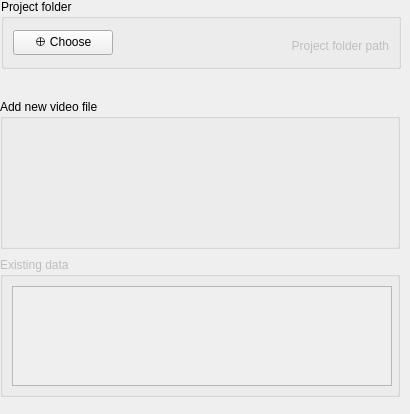
      <widget class="QWidget" name="project_tab">
       <property name="geometry">
        <rect>
         <x>0</x>
         <y>0</y>
         <width>410</width>
         <height>414</height>
        </rect>
       </property>
       <property name="sizePolicy">
        <sizepolicy hsizetype="Ignored" vsizetype="Preferred">
         <horstretch>0</horstretch>
         <verstretch>0</verstretch>
        </sizepolicy>
       </property>
       <attribute name="icon">
        <iconset>
         <normaloff>icons/noun-project-7158867.svg</normaloff>icons/noun-project-7158867.svg</iconset>
       </attribute>
       <attribute name="label">
        <string>Manage project</string>
       </attribute>
       <attribute name="toolTip">
        <string>Create new octron projects or load existing ones</string>
       </attribute>
       <widget class="QWidget" name="verticalLayoutWidget_3">
        <property name="geometry">
         <rect>
          <x>0</x>
          <y>-1</y>
          <width>402</width>
          <height>402</height>
         </rect>
        </property>
        <layout class="QVBoxLayout" name="project_vertical_layout">
         <property name="spacing">
          <number>30</number>
         </property>
         <property name="bottomMargin">
          <number>15</number>
         </property>
         <item alignment="Qt::AlignmentFlag::AlignHCenter|Qt::AlignmentFlag::AlignTop">
          <widget class="QGroupBox" name="folder_sect_groupbox">
           <property name="sizePolicy">
            <sizepolicy hsizetype="Maximum" vsizetype="Maximum">
             <horstretch>0</horstretch>
             <verstretch>0</verstretch>
            </sizepolicy>
           </property>
           <property name="minimumSize">
            <size>
             <width>400</width>
             <height>70</height>
            </size>
           </property>
           <property name="maximumSize">
            <size>
             <width>400</width>
             <height>70</height>
            </size>
           </property>
           <property name="title">
            <string>Project folder</string>
           </property>
           <layout class="QHBoxLayout" name="horizontalLayout_11">
            <property name="spacing">
             <number>20</number>
            </property>
            <property name="leftMargin">
             <number>9</number>
            </property>
            <property name="topMargin">
             <number>9</number>
            </property>
            <property name="rightMargin">
             <number>9</number>
            </property>
            <property name="bottomMargin">
             <number>9</number>
            </property>
            <item alignment="Qt::AlignmentFlag::AlignLeft|Qt::AlignmentFlag::AlignVCenter">
             <widget class="QPushButton" name="create_project_btn">
              <property name="minimumSize">
               <size>
                <width>100</width>
                <height>25</height>
               </size>
              </property>
              <property name="maximumSize">
               <size>
                <width>100</width>
                <height>25</height>
               </size>
              </property>
              <property name="text">
               <string>⊕ Choose</string>
              </property>
             </widget>
            </item>
            <item alignment="Qt::AlignmentFlag::AlignRight|Qt::AlignmentFlag::AlignVCenter">
             <widget class="QLabel" name="project_folder_path_label">
              <property name="enabled">
               <bool>false</bool>
              </property>
              <property name="minimumSize">
               <size>
                <width>250</width>
                <height>35</height>
               </size>
              </property>
              <property name="maximumSize">
               <size>
                <width>250</width>
                <height>35</height>
               </size>
              </property>
              <property name="text">
               <string>Project folder path</string>
              </property>
              <property name="alignment">
               <set>Qt::AlignmentFlag::AlignRight|Qt::AlignmentFlag::AlignTrailing|Qt::AlignmentFlag::AlignVCenter</set>
              </property>
              <property name="wordWrap">
               <bool>true</bool>
              </property>
              <property name="margin">
               <number>0</number>
              </property>
             </widget>
            </item>
           </layout>
          </widget>
         </item>
         <item alignment="Qt::AlignmentFlag::AlignTop">
          <widget class="QGroupBox" name="project_video_drop_groupbox">
           <property name="sizePolicy">
            <sizepolicy hsizetype="Maximum" vsizetype="Maximum">
             <horstretch>0</horstretch>
             <verstretch>0</verstretch>
            </sizepolicy>
           </property>
           <property name="minimumSize">
            <size>
             <width>400</width>
             <height>150</height>
            </size>
           </property>
           <property name="maximumSize">
            <size>
             <width>400</width>
             <height>150</height>
            </size>
           </property>
           <property name="title">
            <string>Add new video file</string>
           </property>
           <layout class="QHBoxLayout" name="horizontalLayout">
            <property name="spacing">
             <number>20</number>
            </property>
            <property name="leftMargin">
             <number>9</number>
            </property>
            <property name="topMargin">
             <number>9</number>
            </property>
            <property name="rightMargin">
             <number>9</number>
            </property>
            <property name="bottomMargin">
             <number>9</number>
            </property>
            <item>
             <widget class="QWidget" name="video_file_drop_widget" native="true">
              <property name="minimumSize">
               <size>
                <width>380</width>
                <height>110</height>
               </size>
              </property>
              <property name="maximumSize">
               <size>
                <width>380</width>
                <height>110</height>
               </size>
              </property>
              <property name="toolTip">
               <string>Drag and drop one .mp4 file here</string>
              </property>
             </widget>
            </item>
           </layout>
          </widget>
         </item>
         <item alignment="Qt::AlignmentFlag::AlignTop">
          <widget class="QGroupBox" name="project_existing_data_groupbox">
           <property name="enabled">
            <bool>false</bool>
           </property>
           <property name="sizePolicy">
            <sizepolicy hsizetype="Maximum" vsizetype="Maximum">
             <horstretch>0</horstretch>
             <verstretch>0</verstretch>
            </sizepolicy>
           </property>
           <property name="minimumSize">
            <size>
             <width>400</width>
             <height>140</height>
            </size>
           </property>
           <property name="maximumSize">
            <size>
             <width>400</width>
             <height>140</height>
            </size>
           </property>
           <property name="title">
            <string>Existing data</string>
           </property>
           <layout class="QHBoxLayout" name="horizontalLayout_9">
            <property name="spacing">
             <number>20</number>
            </property>
            <property name="leftMargin">
             <number>9</number>
            </property>
            <property name="topMargin">
             <number>9</number>
            </property>
            <property name="rightMargin">
             <number>9</number>
            </property>
            <property name="bottomMargin">
             <number>9</number>
            </property>
            <item alignment="Qt::AlignmentFlag::AlignHCenter|Qt::AlignmentFlag::AlignVCenter">
             <widget class="QTableView" name="existing_data_table">
              <property name="minimumSize">
               <size>
                <width>380</width>
                <height>100</height>
               </size>
              </property>
              <property name="maximumSize">
               <size>
                <width>380</width>
                <height>100</height>
               </size>
              </property>
              <property name="editTriggers">
               <set>QAbstractItemView::EditTrigger::AnyKeyPressed|QAbstractItemView::EditTrigger::EditKeyPressed|QAbstractItemView::EditTrigger::SelectedClicked</set>
              </property>
              <property name="showDropIndicator" stdset="0">
               <bool>false</bool>
              </property>
              <property name="dragDropOverwriteMode">
               <bool>false</bool>
              </property>
              <property name="selectionMode">
               <enum>QAbstractItemView::SelectionMode::SingleSelection</enum>
              </property>
              <property name="selectionBehavior">
               <enum>QAbstractItemView::SelectionBehavior::SelectRows</enum>
              </property>
              <property name="gridStyle">
               <enum>Qt::PenStyle::SolidLine</enum>
              </property>
              <property name="sortingEnabled">
               <bool>false</bool>
              </property>
              <property name="wordWrap">
               <bool>false</bool>
              </property>
              <property name="cornerButtonEnabled">
               <bool>false</bool>
              </property>
              <attribute name="horizontalHeaderCascadingSectionResizes">
               <bool>true</bool>
              </attribute>
              <attribute name="horizontalHeaderMinimumSectionSize">
               <number>85</number>
              </attribute>
              <attribute name="horizontalHeaderDefaultSectionSize">
               <number>85</number>
              </attribute>
              <attribute name="horizontalHeaderHighlightSections">
               <bool>false</bool>
              </attribute>
              <attribute name="verticalHeaderVisible">
               <bool>false</bool>
              </attribute>
              <attribute name="verticalHeaderMinimumSectionSize">
               <number>20</number>
              </attribute>
              <attribute name="verticalHeaderDefaultSectionSize">
               <number>20</number>
              </attribute>
              <attribute name="verticalHeaderHighlightSections">
               <bool>false</bool>
              </attribute>
             </widget>
            </item>
           </layout>
          </widget>
         </item>
        </layout>
       </widget>
      </widget>
